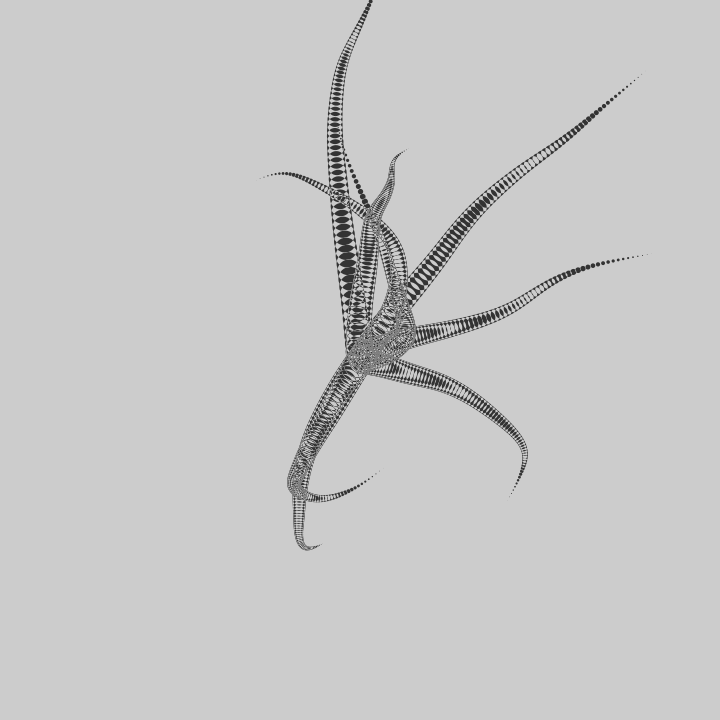
Frame 1 (no input)
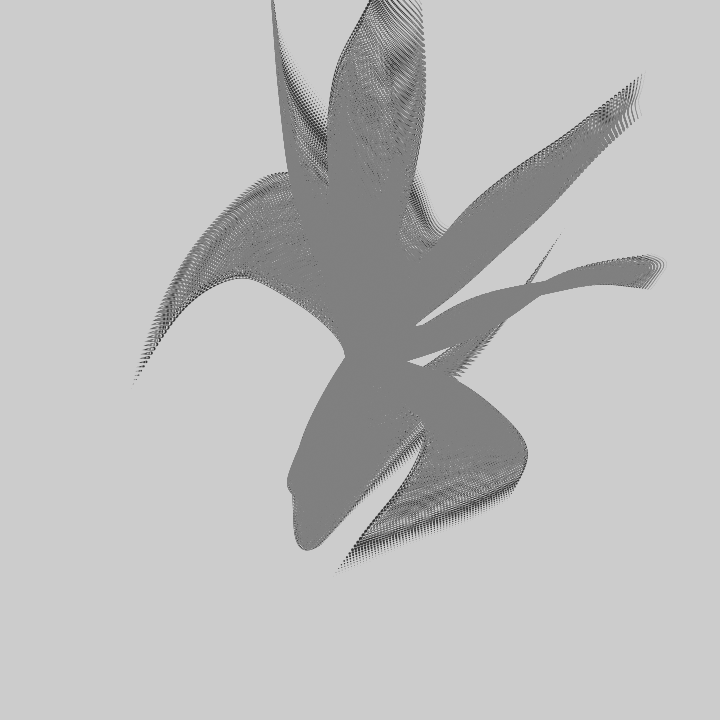
Frame 60 (the mouse pressed at the canvas centre just before this capture)
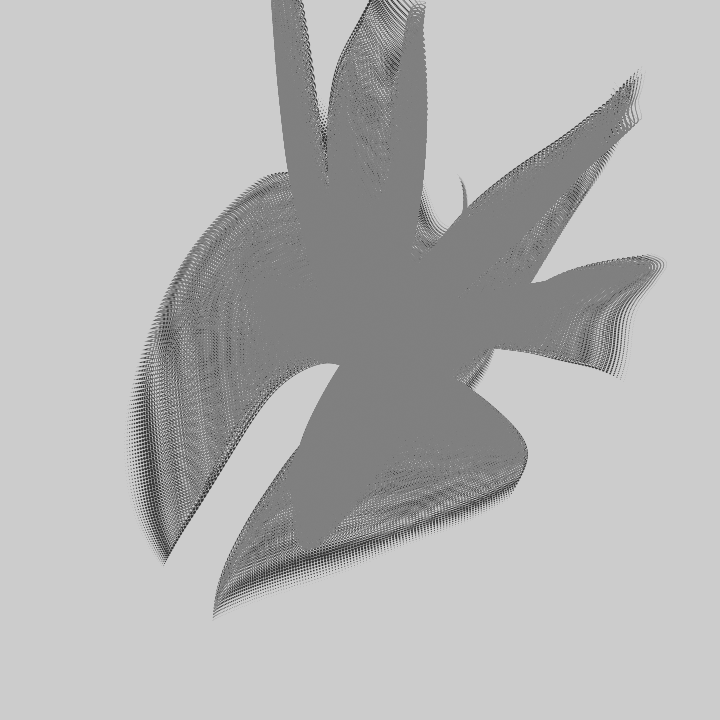
Frame 120 (the mouse held since frame 60 and released just before this capture)

The Processing sketch that drew these frames (run headless with seeded random() and noise(); from frame 60 on, the mouse is pressed at the canvas centre):

// Processing sketch: sketch_9272020_WormDetail
// ── sketch_9272020_WormDetail.pde
float t,j;
void setup(){size(720,720);}
void draw(){
clear();
blendMode(DIFFERENCE);
t+=.005;
for(j=0;j<9;j++)
f(360,360,j+t,3);
}
void f(float x,float y,float i,float d){if(d>0){circle(x+=(noise(0,i)-.5)*20,y+=(noise(0,i,9)-.5)*20,d*9);f(x,y,i+.01,d-=.04);}}
